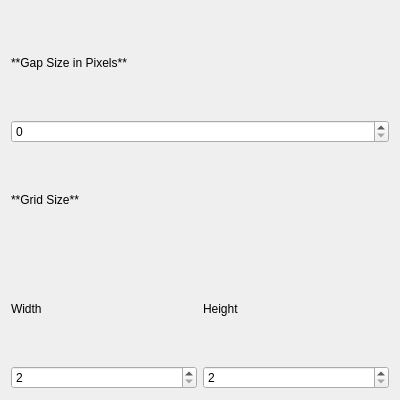
<?xml version="1.0" encoding="UTF-8"?>
<ui version="4.0">
    <class>KWin::TilingScriptConfigForm</class>
    <widget class="QWidget" name="KWin::TilingScriptConfigForm">
        <property name="geometry">
            <rect>
                <x>0</x>
                <y>0</y>
                <width>400</width>
                <height>400</height>
            </rect>
        </property>
        <layout class="QGridLayout" name="gridLayout">
            <item row="0" column="0" colspan="2">
                <widget class="QLabel" name="label_1">
                    <property name="text">
                        <string>**Gap Size in Pixels**</string>
                    </property>
                    <property name="textFormat">
                        <enum>Qt::MarkdownText</enum>
                    </property>
                </widget>
            </item>
            <item row="1" column="0" colspan="2">
                <widget class="QSpinBox" name="kcfg_gapSize">
                    <property name="maximum">
                        <number>200</number>
                    </property>
                </widget>
            </item>
            <item row="2" column="0" colspan="2">
                <widget class="QLabel" name="label_2">
                    <property name="text">
                        <string>**Grid Size**</string>
                    </property>
                    <property name="textFormat">
                        <enum>Qt::MarkdownText</enum>
                    </property>
                </widget>
            </item>
            <item row="3" column="0">
                <widget class="QLabel" name="label_3">
                    <property name="text">
                        <string>Width</string>
                    </property>
                </widget>
            </item>
            <item row="3" column="1">
                <widget class="QLabel" name="label_4">
                    <property name="text">
                        <string>Height</string>
                    </property>
                </widget>
            </item>
            <item row="4" column="0">
                <widget class="QSpinBox" name="kcfg_gridWidth">
                    <property name="minimum">
                        <number>2</number>
                    </property>
                    <property name="maximum">
                        <number>10</number>
                    </property>
                </widget>
            </item>
            <item row="4" column="1">
                <widget class="QSpinBox" name="kcfg_gridHeight">
                    <property name="minimum">
                        <number>2</number>
                    </property>
                    <property name="maximum">
                        <number>10</number>
                    </property>
                </widget>
            </item>
        </layout>
    </widget>
</ui>
